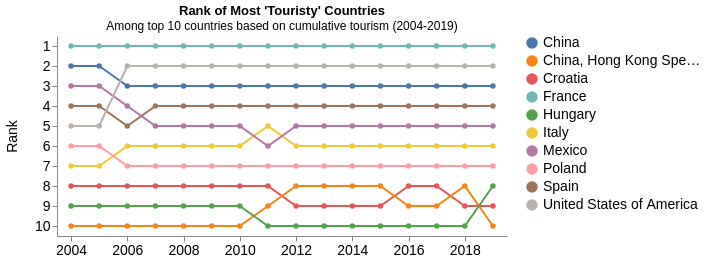

This figure's notebook cell:
### Code cell
# Bump chart, total visitors, 2004 to 2019, all countries
data = tourism[
        (tourism["year"].between(2004, 2019)) &
        (tourism["indicator_code"] == "INBD_TRIP_TOTL_TOTL_VSTR") &
        (tourism["region"].notna())
    ]

top10 = data.groupby("reporter_area_label")["value"].sum().nlargest(10)

data = data[data["reporter_area_label"].isin(top10.index.tolist())]

def bump_1(df):
    chart = alt.Chart(df).mark_line(point=True).encode(
        alt.X("year:O", axis=alt.Axis(labelAngle=0, values=list(range(2004, 2020, 2)))).title(""),
        alt.Y("rank:O").title("Rank"),
        color = alt.Color("reporter_area_label:N", title = "", scale=alt.Scale(scheme="tableau10"))
    ).transform_window(
        rank="rank()",
        sort=[alt.SortField("value", order="descending")],
        groupby=["year"]
    ).properties(
        title = {
        "text": "Rank of Most 'Touristy' Countries",
        "subtitle": [
            "Among top 10 countries based on cumulative tourism (2004-2019)"
        ]
    })

    return chart

# Render chart
bump_1(data).configure_axis(
        labelFontSize=14,
        titleFontSize=14
    ).configure_legend(
        titleFontSize=14,
        labelFontSize=14 
    )

### Figure 1 — Vega-Lite specification as saved in the notebook (floating-point values rounded to 4 significant figures; data arrays with more than 128 entries replaced by an {"elided": "..."} marker saying what was removed)
{"config": {"axis": {"grid": false, "titleFontWeight": "normal", "titlePadding": 15, "labelFontSize": 14, "titleFontSize": 14}, "view": {"stroke": null, "width": 450}, "legend": {"labelFontSize": 14, "titleFontSize": 14}}, "data": {"name": "data-9225f2bd49d6ba19d67bee8d6a67c9e7"}, "mark": {"type": "line", "point": true}, "encoding": {"color": {"field": "reporter_area_label", "scale": {"scheme": "tableau10"}, "title": "", "type": "nominal"}, "x": {"axis": {"labelAngle": 0, "values": [2004, 2006, 2008, 2010, 2012, 2014, 2016, 2018]}, "field": "year", "title": "", "type": "ordinal"}, "y": {"field": "rank", "title": "Rank", "type": "ordinal"}}, "title": {"text": "Rank of Most 'Touristy' Countries", "subtitle": ["Among top 10 countries based on cumulative tourism (2004-2019)"]}, "transform": [{"window": [{"op": "rank", "field": "", "as": "rank"}], "groupby": ["year"], "sort": [{"field": "value", "order": "descending"}]}], "$schema": "https://vega.github.io/schema/vega-lite/v6.4.1.json", "datasets": {"data-9225f2bd49d6ba19d67bee8d6a67c9e7": {"elided": "160 records"}}}
